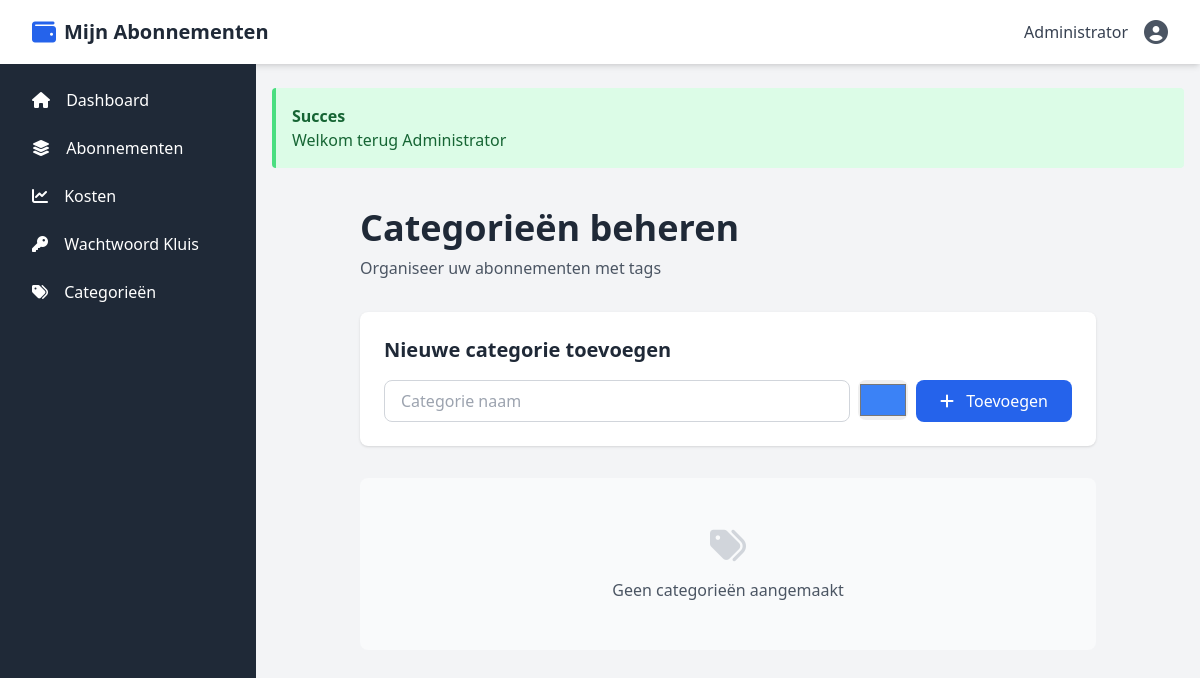
The app's page /categories (signed in), older data.
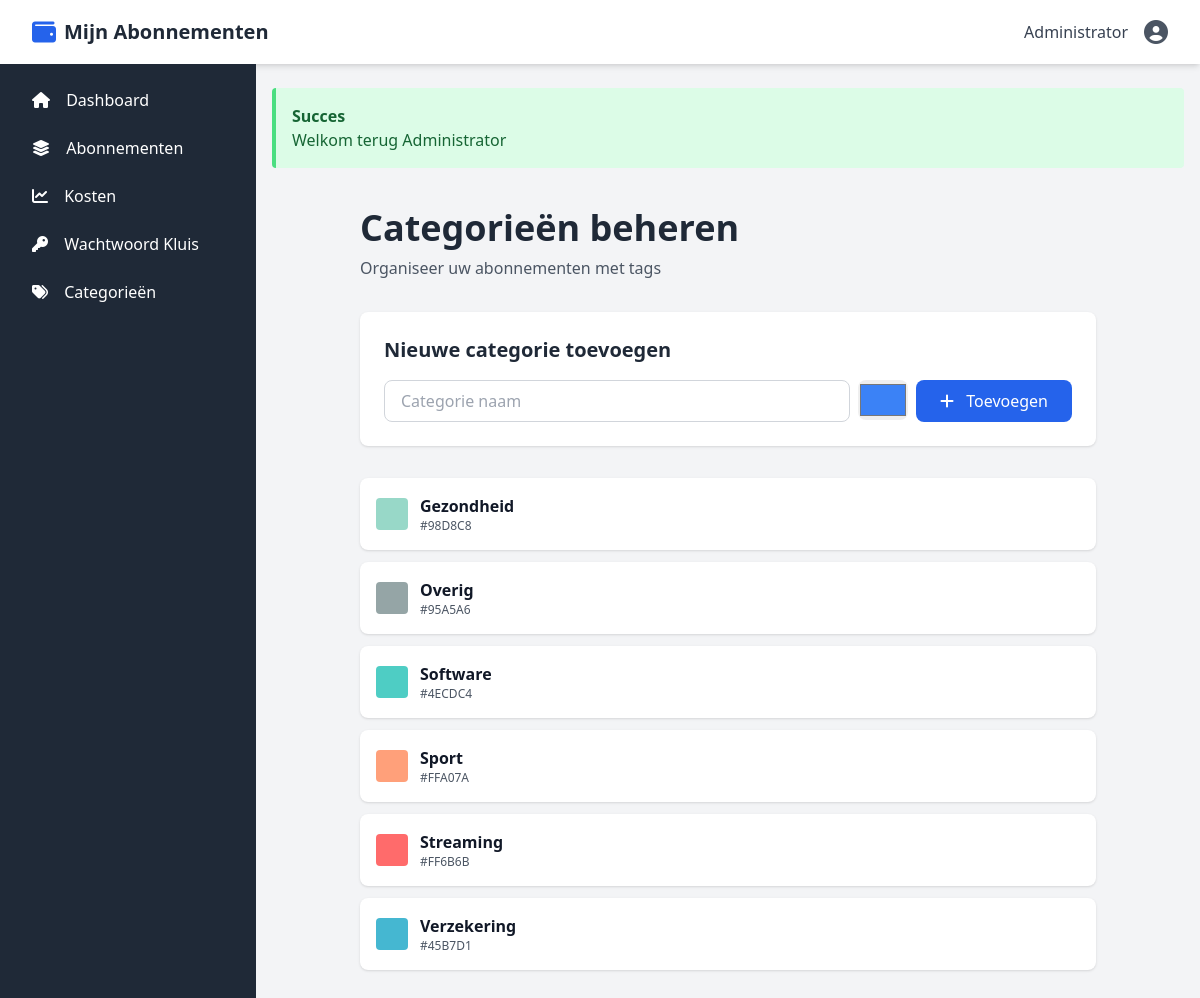
The same page, newer data.
### tables this page shows
CREATE TABLE IF NOT EXISTS categories (
    id INT PRIMARY KEY AUTO_INCREMENT,
    user_id INT NOT NULL DEFAULT 6,
    name VARCHAR(100) NOT NULL,
    color VARCHAR(7),
    created_at TIMESTAMP DEFAULT CURRENT_TIMESTAMP,
    FOREIGN KEY (user_id) REFERENCES users(id) ON DELETE CASCADE,
    UNIQUE KEY unique_category_name (name),
    INDEX idx_user_id (user_id)
);

### app/Controller.php (called while the page is built, shortened)
<?php
class Controller
{
    protected $view_path = __DIR__ . '/Views/';
    public function view($view, $data = [])
    {
        extract($data);
        $file = $this->view_path . $view . '.php';
        include $file;
        $content = ob_get_clean();
        return $content;
    }
    public function render($view, $data = [], $layout = 'layout')
    {
        $data['content'] = $this->view($view, $data);
    }
}

### app/Controllers/CategoryController.php (called while the page is built, shortened)
<?php
class CategoryController extends Controller
{
    private $category_model;
    public function __construct()
    {
        $this->category_model = new Category();
    }
    public function index()
    {
        $categories = $this->category_model->user_categories(null);
        $flash = get_flash();
        $this->render('categories/index', [
            'categories' => $categories,
            'flash' => $flash
        ]);
    }
}

### public/index.php (called while the page is built, shortened)
<?php
require_once __DIR__ . '/../config/helpers.php';
$router = new Router();
$router->get('/login', 'AuthController@login');
$router->post('/login', 'AuthController@handle_login');
$router->get('/register', 'AuthController@register');
$router->post('/register', 'AuthController@handle_register');
$router->get('/logout', 'AuthController@logout');
$router->get('/dashboard', 'DashboardController@index');
$router->get('/', 'DashboardController@index');
$router->get('/subscriptions', 'SubscriptionController@index');
$router->get('/subscriptions/create', 'SubscriptionController@create');
$router->post('/subscriptions', 'SubscriptionController@store');
$router->get('/subscriptions/{id}', 'SubscriptionController@show');
$router->get('/subscriptions/{id}/edit', 'SubscriptionController@edit');
$router->post('/subscriptions/{id}', 'SubscriptionController@update');
$router->post('/subscriptions/{id}/delete', 'SubscriptionController@delete');
$router->get('/costs', 'CostsController@overview');
$router->get('/costs/api/trend', 'CostsController@monthly_trend_api');
$router->get('/costs/export/csv', 'CostsController@export_csv');
$router->get('/password-vault', 'PasswordVaultController@index');
$router->get('/password-vault/create', 'PasswordVaultController@create');
$router->post('/password-vault', 'PasswordVaultController@store');
$router->get('/password-vault/{id}', 'PasswordVaultController@show');
$router->get('/password-vault/{id}/edit', 'PasswordVaultController@edit');
$router->post('/password-vault/{id}', 'PasswordVaultController@update');
$router->post('/password-vault/{id}/delete', 'PasswordVaultController@delete');
$router->get('/api/password/generate', 'PasswordVaultController@generate_password_api');
$router->post('/api/documents/upload', 'DocumentController@upload');
$router->get('/documents/{id}/download', 'DocumentController@download');
$router->post('/api/documents/{id}/delete', 'DocumentController@delete');
$router->get('/documents/{id}/preview', 'DocumentController@preview');
$router->get('/categories', 'CategoryController@index');
$router->post('/api/categories', 'CategoryController@store');
$router->post('/api/categories/{id}', 'CategoryController@update');
$router->post('/api/categories/{id}/delete', 'CategoryController@delete');
$router->get('/api/stats', 'ApiController@stats');
$router->get('/api/notifications', 'ApiController@notifications');
$router->post('/api/notifications/{id}/read', 'ApiController@read_notification');
$router->get('/api/check-expiring', 'ApiController@check_expiring');
$router->get('/api/search', 'ApiController@search');
$router->get('/api/cost-trend', 'ApiController@cost_trend');
$router->get('/api/health', 'ApiController@health');
$router->get('/users', 'UserManagementController@index');
$router->get('/users/create', 'UserManagementController@create');
$router->post('/users', 'UserManagementController@store');
$router->get('/users/{id}/edit', 'UserManagementController@edit');
$router->post('/users/{id}', 'UserManagementController@update');
$router->post('/users/{id}/delete', 'UserManagementController@delete');
$router->get('/change-password', 'UserManagementController@change_password');
$router->post('/change-password', 'UserManagementController@update_password');
$router->dispatch();

### config/helpers.php (called while the page is built, shortened)
<?php
spl_autoload_register(function ($class) {
    $prefix = 'App\\';
    if (strpos($class, $prefix) === 0) {
        $relative_class = substr($class, strlen($prefix));
        $file = __DIR__ . '/../app/' . str_replace('\\', '/', $relative_class) . '.php';
    }
});
if (!function_exists('esc_html')) {
    function esc_html($string)
    {
        return htmlspecialchars($string, ENT_QUOTES, 'UTF-8');
    }
}
if (!function_exists('esc_attr')) {
    function esc_attr($string)
    {
        return htmlspecialchars($string, ENT_QUOTES, 'UTF-8');
    }
}
if (!function_exists('config')) {
    function config($key, $default = null)
    {
        static $config = null;
        if ($config === null) {
            $config = [
                'db' => [
                    'host' => $_ENV['DB_HOST'] ?? 'localhost',
                    'port' => $_ENV['DB_PORT'] ?? 3306,
                    'database' => $_ENV['DB_NAME'] ?? 'abonnementen',
                    'username' => $_ENV['DB_USER'] ?? 'root',
                    'password' => $_ENV['DB_PASSWORD'] ?? '',
                    'charset' => 'utf8mb4'
                ],
                'app' => [
                    'name' => $_ENV['APP_NAME'] ?? 'Abonnementen Manager',
                    'debug' => $_ENV['APP_DEBUG'] ?? false,
                    'url' => $_ENV['APP_URL'] ?? 'http://localhost'
                ],
                'session' => [
                    'name' => $_ENV['SESSION_NAME'] ?? 'subscription_app'
                ],
                'upload' => [
                    'dir' => $_ENV['UPLOAD_DIR'] ?? 'uploads',
                    'max_size' => $_ENV['MAX_UPLOAD_SIZE'] ?? 5242880,
                    'allowed_types' => ['pdf', 'jpg', 'jpeg', 'png', 'doc', 'docx', 'xls', 'xlsx', 'txt']
                ],
                'encryption' => [
                    'key' => $_ENV['ENCRYPTION_KEY'] ?? 'default-key-change-this-32-chars!'
                ]
            ];
        }
        $keys = explode('.', $key);
        $value = $config;
        foreach ($keys as $k) {
            $value = $value[$k];
        }
        return $value;
    }
}

### app/Database.php (called while the page is built, shortened)
<?php
class Database
{
    private $connection;
    public function __construct()
    {
        $config = config('db');
        try {
            $this->connection = new PDO(
                'mysql:host=' . (!empty($config['host']) ? $config['host'] : 'localhost') .
                ';port=' . (!empty($config['port']) ? $config['port'] : 3306) .
                ';dbname=' . (!empty($config['database']) ? $config['database'] : 'abonnementen') .
                ';charset=utf8mb4',
                !empty($config['username']) ? $config['username'] : 'root',
                $config['password'] ?? '',
                [
                    PDO::ATTR_ERRMODE => PDO::ERRMODE_EXCEPTION,
                    PDO::ATTR_DEFAULT_FETCH_MODE => PDO::FETCH_ASSOC
                ]
            );
        } catch (PDOException $e) {
            die('Database connectie mislukt: ' . $e->getMessage());
        }
    }
    public function query($sql, $params = [])
    {
        $stmt = $this->connection->prepare($sql);
        if (!$stmt->execute()) {
            throw new PDOException('Query error: ' . implode(' ', $stmt->errorInfo()));
        }
        return $stmt;
    }
    public function select($sql, $params = [])
    {
        return $this->query($sql, $params)->fetchAll();
    }
}

### app/Model.php (called while the page is built, shortened)
<?php
class Model
{
    public function __construct()
    {
        $this->db = new Database();
    }
}

### app/Models/Category.php (called while the page is built, shortened)
<?php
class Category extends Model
{
    protected $table = 'categories';
    public function all()
    {
        $sql = 'SELECT * FROM ' . $this->table . ' ORDER BY name ASC';
        return $this->db->select($sql, []);
    }
    public function user_categories($user_id = null)
    {
        return $this->all();
    }
}

### app/Views/categories/index.php (the view, shortened to what the rows shown need)
<div class="container mx-auto px-4 py-8 max-w-3xl">
    <div class="mb-8">
        <h1 class="text-4xl font-bold text-gray-800 mb-2">Categorieën beheren</h1>
    </div>
    <div class="bg-white rounded-lg shadow p-6 mb-8">
        <h2 class="text-xl font-bold text-gray-800 mb-4">Nieuwe categorie toevoegen</h2>
    </div>
    <div class="space-y-3">
        <?php if (!empty($categories)): ?>
            <?php foreach ($categories as $cat): ?>
            <div class="bg-white rounded-lg shadow p-4 flex items-center justify-between group">
                <div class="flex items-center gap-3 flex-1">
                    <div class="w-8 h-8 rounded" style="background-color: <?php echo esc_attr($cat['color']); ?>;"></div>
                    <div>
                        <p class="font-semibold text-gray-900"><?php echo esc_html($cat['name']); ?></p>
                        <p class="text-xs text-gray-600"><?php echo esc_attr($cat['color']); ?></p>
                    </div>
                </div>
            </div>
            <?php endforeach; ?>
        <?php endif; ?>
    </div>
</div>

Row changes from the older to the newer data that the page shows:
added categories: name "Gezondheid", color "#98D8C8"
added categories: name "Overig", color "#95A5A6"
added categories: name "Software", color "#4ECDC4"
added categories: name "Sport", color "#FFA07A"
added categories: name "Streaming", color "#FF6B6B"
added categories: name "Verzekering", color "#45B7D1"
Text that changed along with them:
text no longer shown: "Geen categorieën aangemaakt"
